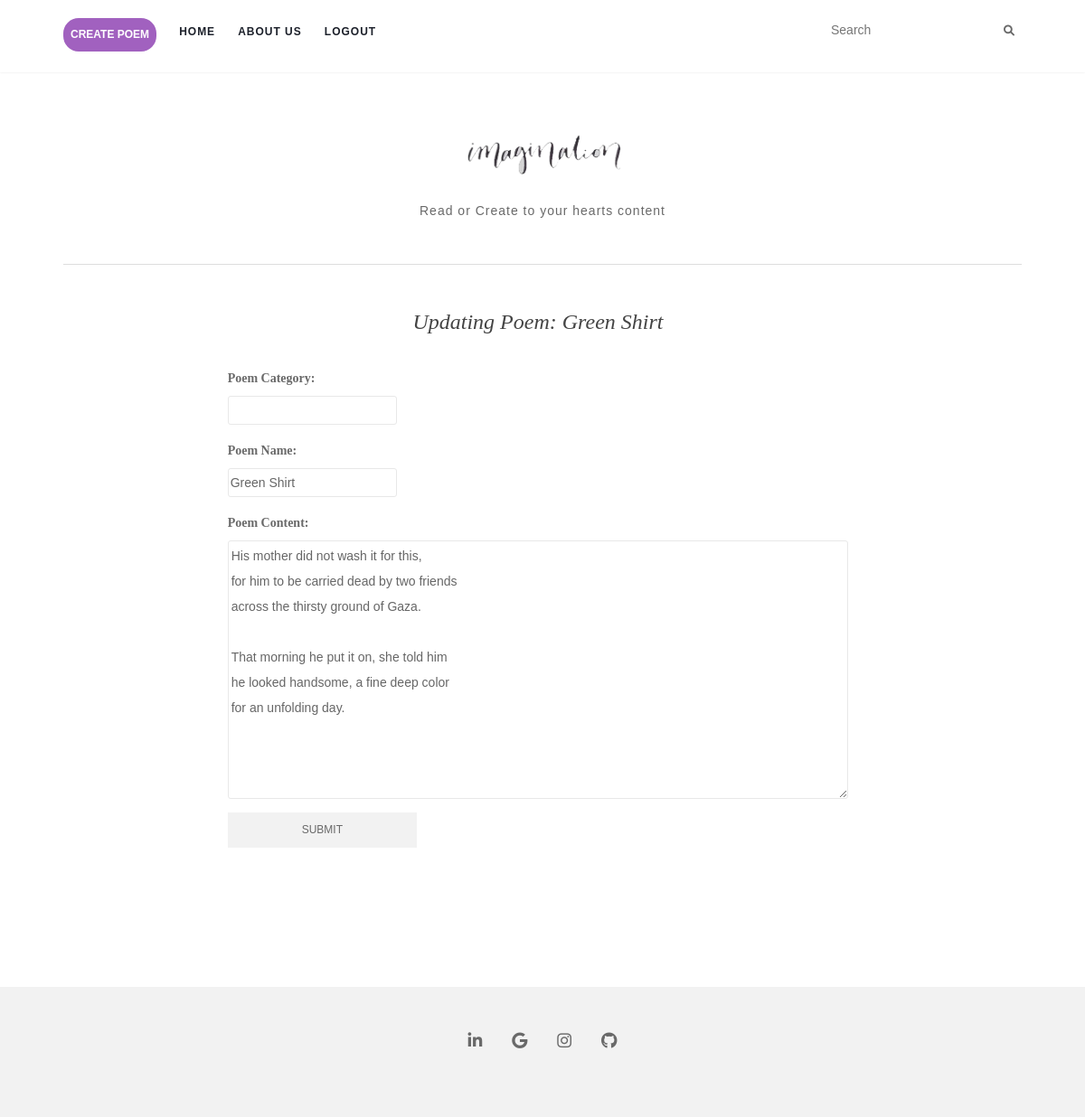
The page /update-poem/28 (signed in) on the database its author committed.
### base/models.py (models this page shows, shortened)
class poetry(models.Model):
    Author = models.ForeignKey(User, on_delete=models.SET_NULL, null=True)
    category = models.ForeignKey(
        category, on_delete=models.SET_NULL, null=True)
    name = models.CharField(max_length=200)
    content = models.TextField(null=True, blank=True)
    updated = models.DateField(auto_now=True)
    created = models.DateTimeField(auto_now_add=True)
    class Meta:
        ordering = ['-updated', '-created']

### base/views.py (the view, shortened to what this page needs)
# urls.py: path('update-poem/<str:slug>', views.updatePoem, name='update-poem'),
@login_required(login_url='login')
def updatePoem(request, slug):
    Poetry = poetry.objects.get(id=slug)
    form = poemForm(instance=Poetry)
    categorys = category.objects.all()
    if request.user != Poetry.Author:
        return HttpResponse('You are not allowed here')
    context = {'form': form, 'poem': Poetry, 'categorys': categorys}
    return render(request, 'base/poem_form.html', context)

### base/forms.py
class poemForm(ModelForm):
    class Meta:
        model =poetry
        fields = '__all__'
        exclude=['Author']

### base/templates/base/poem_form.html (shortened to what this page needs)
{% extends 'main.html' %}
{% block content %}
<body
    class="post-template-default single single-post postid-1016 single-format-standard wp-custom-logo has-sidebar-right elementor-default elementor-kit-2114">
    {% include 'navbar.html' %}
    <div id="content" class="site-content">
        <div class="container main-content-area">
            <div class="row">
                <div class="main-content-inner col-sm-12 col-md-8 no-sidebar">
                    <div id="primary" class="content-area">
                        <main id="main" class="site-main" role="main">
                            <article id="post-1016"
                                class="post-1016 post type-post status-publish format-standard has-post-thumbnail hentry category-template-2 tag-codex tag-edge-case tag-featured-image tag-image tag-template">
                                <div class="blog-item-wrap">
                                    <div class="post-inner-content">
                                        <header class="entry-header page-header">
                                            {% if page == 'create' %}
                                            <h1 class="entry-title">Creating New Poem</h1>
                                            <div class="entry-meta"></div>
                                            {% else %}
                                            <h1 class="entry-title">Updating Poem: {{poem.name}}</h1>
                                            {% endif %}
                                        </header>
                                        <div class="entry-content">
                                            <form method="POST" action="">
                                                <p>
                                                <label for="id_category">Poem Category: </label>
                                                <br>
                                                <input  required type="text" name="category" list="category-list"/>
                                                </p>
                                                <p>
                                                        <label for="id_name">Poem Name: </label><br>
                                                        {{form.name}}
                                                </p>
                                                <p>
                                                        <label for="id_content">Poem Content: </label>
                                                        {{form.content}}
                                                    </p>
                                                <input type="Submit" value="Submit" />
                                            </form>
                                        </div>
                                    </div>
                                </div>
                            </article>
                        </main>
                    </div>
                </div>
            </div>
        </div>
    </div>
    {% endblock %}

### static/css/activello.css (style rules this page uses)
body { color: #696969; background-color: #FFFFFF; word-wrap: break-word; font-family: 'Lora', serif; line-height: 2; font-size: 14px; }
h1, h2, h3, h4, h5, h6, .h1, .h2, .h3, .h4, .h5, .h6 { color: #696969; font-weight: 400; font-family: 'Montserrat', sans-serif; margin: 30px 0; }
.container { max-width: 1090px; }
h1, .h1 { font-size: 28px; }
p { margin: 15px 0; }
button, input, select, textarea { font-family: 'Montserrat', sans-serif; font-size: 100%; margin: 0; vertical-align: baseline; *vertical-align: middle; }
input[type="text"], input[type="email"], input[type="tel"], input[type="url"], input[type="password"], input[type="search"], textarea, select { color: #666; border: 1px solid #E8E8E8; border-radius: 3px; }
textarea { overflow: auto; padding-left: 3px; vertical-align: top; width: 100%; }
.clear:before, .clear:after, .gallery:before, .gallery:after, .entry-content:before, .entry-content:after, .comment-content:before, .comment-content:after, .site-header:before, .site-header:after, .site-content:before, .site-content:after, .site-footer:before, .site-footer:after, .home-widget-area:before { content: ''; display: table; }
.clear:after, .entry-content:after, .gallery:after, .comment-content:after, .site-header:after, .site-content:after, .site-footer:after, .home-widget-area:before { clear: both; }
.hentry { margin: 0; }
.single article.post { margin-bottom: 50px; }
.page-content, .entry-content, .entry-summary { margin: 20px 0 0; }
.main-content-area { margin-top: 40px; margin-bottom: 40px; }
.page-header { margin-top: 0; border-bottom: 0; padding-bottom: 0; }
.entry-title { color: #444; margin-bottom: 30px; }
.post-inner-content { padding: 50px 0; }
article.post:first-child .post-inner-content { padding-top: 0; }
.entry-header { text-align: center; }
.entry-title { font-family: "Lora", serif; font-size: 24px; font-style: italic; margin-top: 0; margin-bottom: 15px; }
article.post { width: 100%; margin: 0; padding-right: 10px; }
.site-main { max-width: 100%; }
.btn-default, .label-default, .woocommerce #respond input#submit, .woocommerce a.button, .woocommerce button.button, .woocommerce input.button, .woocommerce #respond input#submit.alt, .woocommerce a.button.alt, .woocommerce button.button.alt, .woocommerce input.button.alt, .btn.btn-default, button, .input-group-btn:last-child>.btn, input[type=submit] { background: #f2f2f2; border-color: transparent; color: #696969; display: inline-block; font-family: "Montserrat", sans-serif; font-size: 12px; text-transform: uppercase; -webkit-transition: background-color 0.3s linear; -moz-transition: background-color 0.3s linear; -o-transition: background-color 0.3s linear; transition: background-color 0.3s linear; }
.woocommerce #respond input#submit, .woocommerce button.button.alt, .woocommerce button.button, input[type=submit] { padding: 0 80px; text-align: center; line-height: 35px; }
button, html input[type=button], input[type=reset], input[type=submit], .comment-form #submit { -webkit-transition: all 0.5s; -moz-transition: all 0.5s; -o-transition: all 0.5s; transition: all 0.5s; }
.gallery-item:hover .gallery-caption, .gallery-item:focus-within .gallery-caption, { opacity: 1; }
.no-sidebar { float: none; margin: 0 auto; }

### rows shown on the page
poetry: name "Green Shirt", content "His mother did not wash it for this, for him to be carried dead by two friends across the thirsty ground of Gaza. That morning he put it on, she told him he looked handsome, a fine deep color for an unfolding day."
